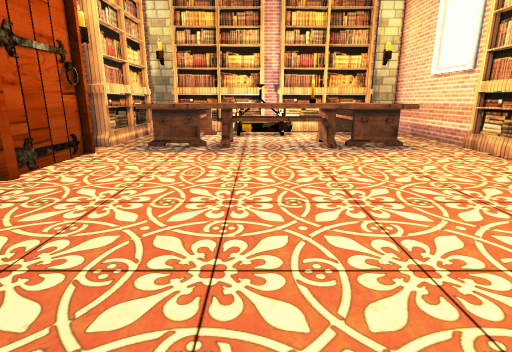
view 1 (above)

19 first-person views from a walk through a Unity game level. The camera is 1.4 m above the floor, tilts 14° down and sees 80° across. The floor is counted in squares, 0.5 m on a side. Each view is taken from the middle of a square. On the plan, view 1 faces up. The plan holds only what a view shows up to about 20 squares ahead; the rest is blank. The place goes on beyond the plan. The player character is not drawn. Some animated figures are left out. Some surface patterns are stand-ins.

view 2
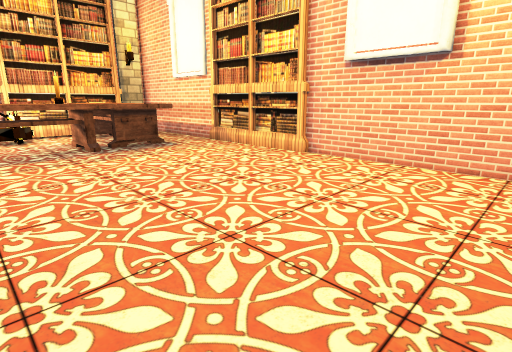

view 3
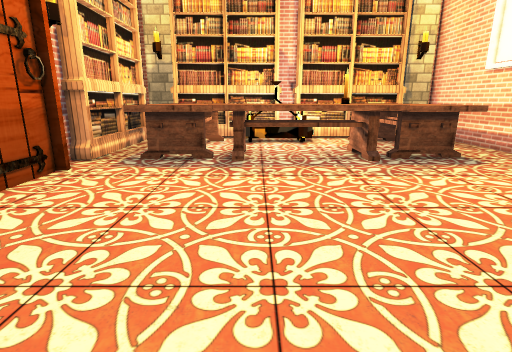

view 4
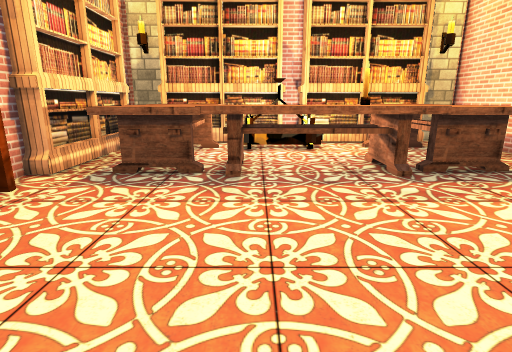

view 5
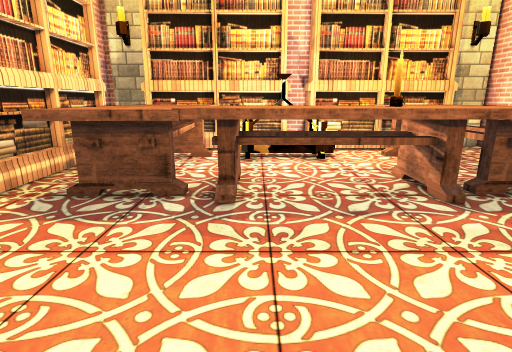

view 6
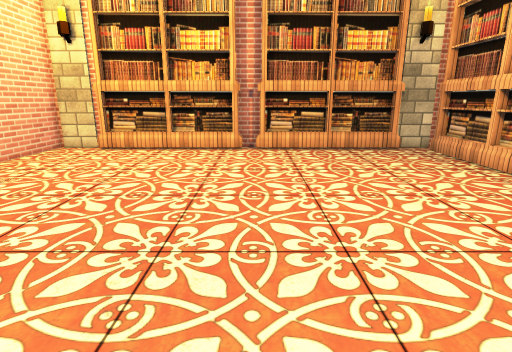

view 7
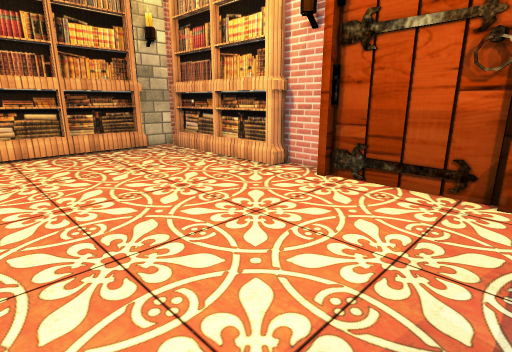

view 8
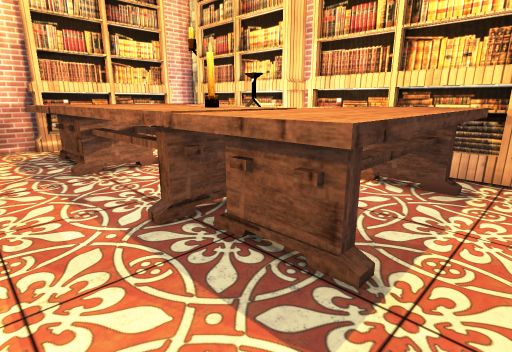

view 9
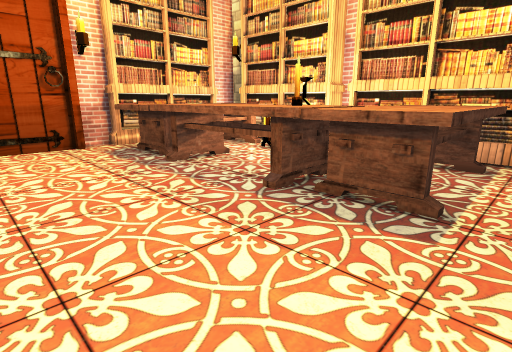

view 10
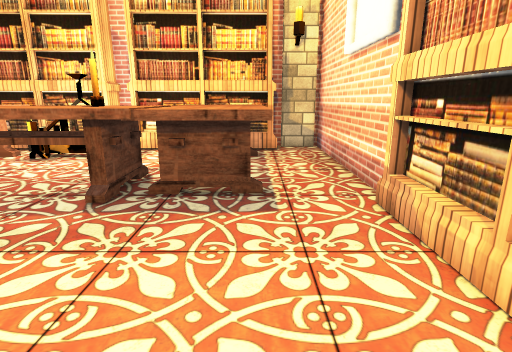

view 11
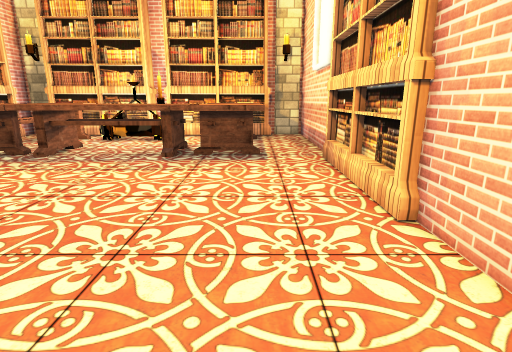

view 12
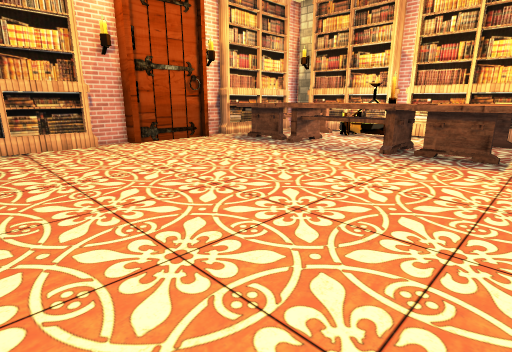

view 13
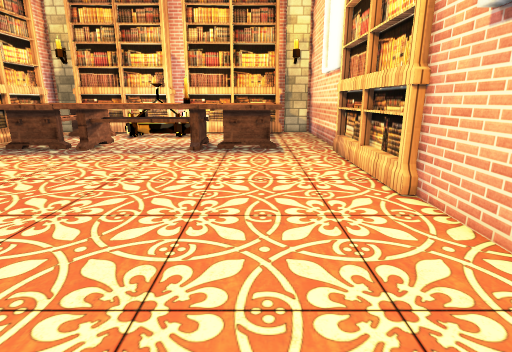

view 14
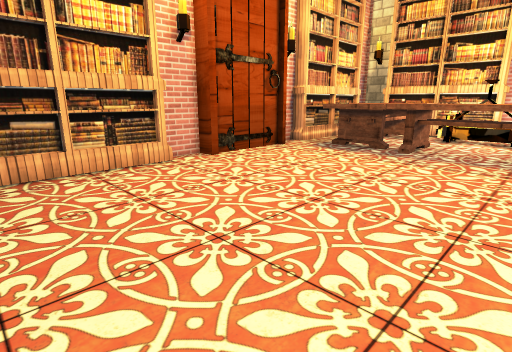

view 15
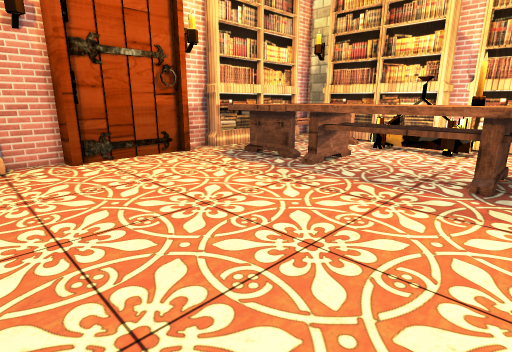

view 16
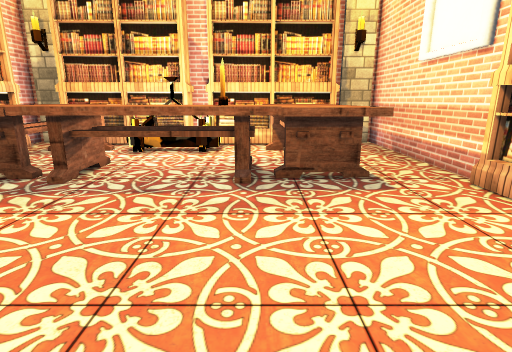

view 17
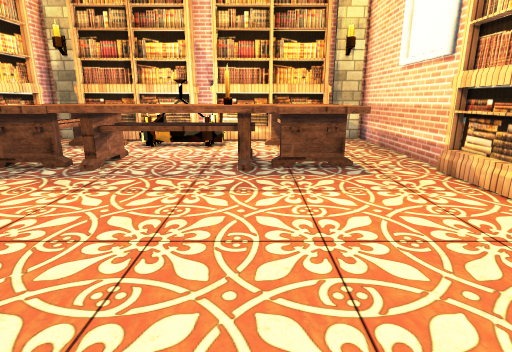

view 18
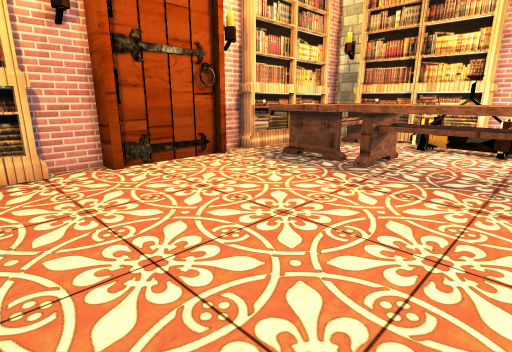

view 19
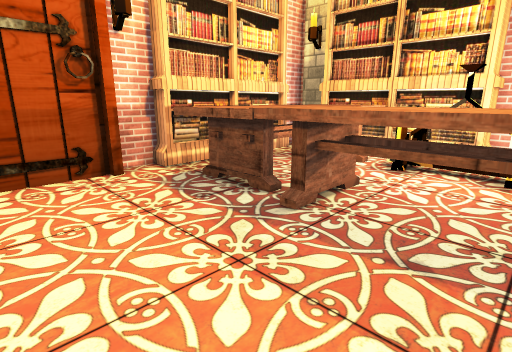

### Floor plan
Key: @ floor where view 1 was taken; # wall or solid block; . floor; B bookshelf; C candle; O other object.
Columns run from 10 left of view 1 to 13 right of it. Each row starts with its distance up from view 1.
 29 ###        ##       ####
 28 #..BBBBBBBBB#BBBBBBB#..#
 27  B.BBBBBBBB.OBBBBBBB ..#
 26  B.O  OO OOOO.. OOOO...#
 25  B.OOOOOOOOOO.. OOOO...#
 24  B. OOOO.O..O.. OOOO...#
 23  B. OOO ....... OOOO...#
 22  B.OOOO O O   O OOOO...#
 21  B. OOO OOOOOOCOOOOO...#
 20  B. OOO OOOOOOCOOOOO...#
 19 BB.OOOOOOOOOOOOOOOOO...#
 18 #B.OOOOOOOOOOOOOOOOO..B#
 17 ##....................BB
 16  #....................BB
 15  #....................BB
 14  #....................BB
 13  #....................BB
 12  #....................BB
 11 ##....................BB
 10 ##....................BB
  9 #......................#
  8 BB.....................#
  7  B.....................#
  6  B.....................#
  5  B.....................#
  4  B.....................#
  3  B.....................#
  2  B.....................#
  1  B.....................#
  0  B........@............#
 -1 ###BBBBBBBBBBBBBBBBBB###
 -2            B#       ####

Positions as (right, up) in squares from view 1, and headings:
1: (0, 0), facing up
2: (-1, 0), facing up-right
3: (-1, 4), facing up
4: (-1, 7), facing up
5: (-1, 10), facing up
6: (1, 17), facing down
7: (1, 17), facing down-left
8: (11, 15), facing up-left
9: (11, 11), facing up-left
10: (9, 10), facing up
11: (9, 3), facing up
12: (11, 2), facing up-left
13: (8, 1), facing up
14: (4, 1), facing up-left
15: (6, 7), facing up-left
16: (5, 8), facing up
17: (5, 6), facing up
18: (4, 6), facing up-left
19: (3, 12), facing up-left
